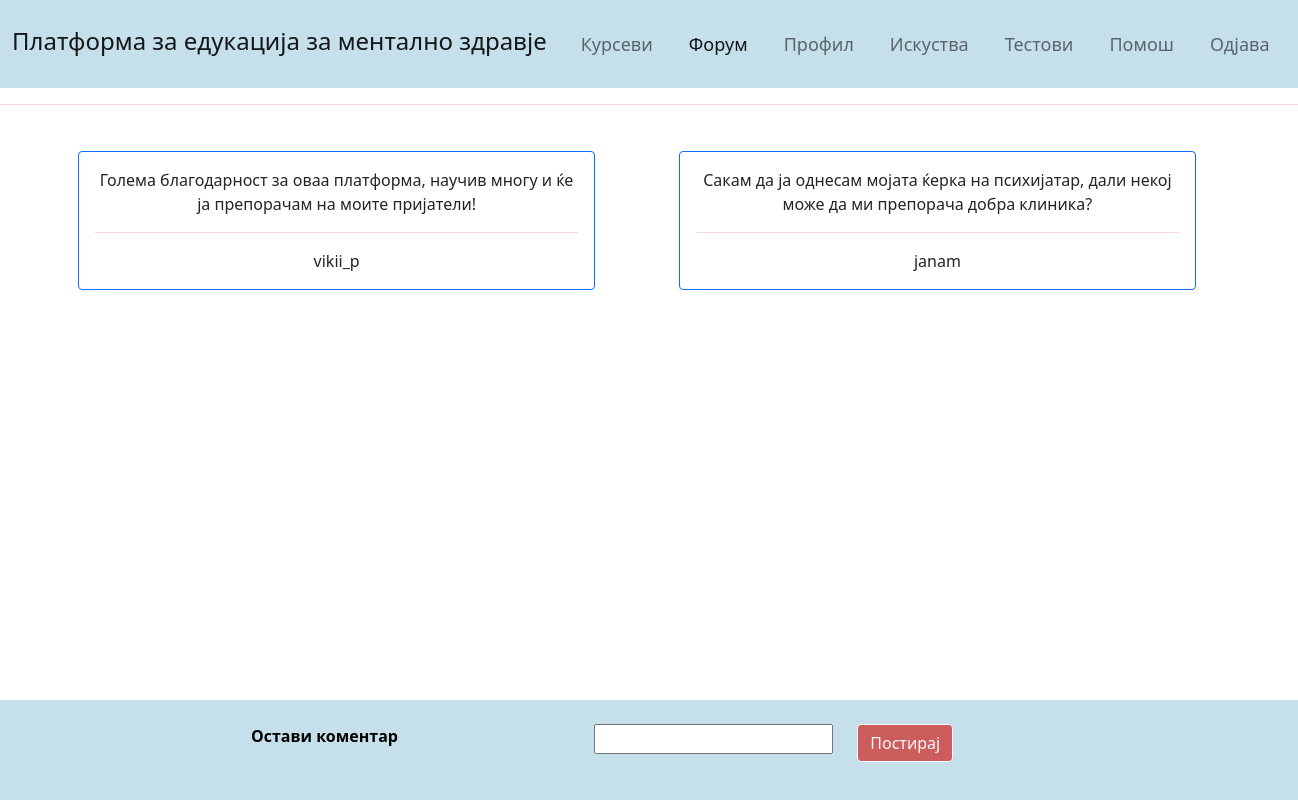
The page /forum/ (signed in) on the database its author committed.
### MentalHealthEduApp/models.py (models this page shows)
class Message(models.Model):
    content = models.CharField(max_length=500)
    date_posted = models.DateTimeField(default=timezone.now)
    author = models.ForeignKey(User, on_delete=models.CASCADE)

### MentalHealthEduApp/views.py (the view, shortened to what this page needs)
# urls.py: path('forum/', forum, name="forum"),
@login_required()
def forum(request):
    context = {"messages": Message.objects.all(), "form": MessageForm}
    return render(request, "Forum.html", context=context)

### MentalHealthEduApp/templates/Forum.html (shortened to what this page needs)
<!DOCTYPE html>
<html lang="en">
<head>
    <link href="https://cdn.jsdelivr.net/npm/bootstrap@5.0.2/dist/css/bootstrap.min.css" rel="stylesheet">
</head>
<body>
<nav class="navbar navbar-expand-lg navbar-light" style="background-color: #c5dfeb">
	  <div class="container-fluid">
		<p class="navbar-brand" style="font-size: 24px; padding-top: 15px"> Платформа за едукација за ментално здравје </p>
		<div class="collapse navbar-collapse justify-content-end" id="navbarSupportedContent">
		  <ul class="navbar-nav ">
			<li class="nav-item">
			  <a class="nav-link" href="/courses/">Курсеви</a>
			</li>
			<li class="nav-item">
			  <a class="nav-link active" aria-current="page" href="/forum/">Форум</a>
			</li>
            <li class="nav-item">
			  <a class="nav-link" href="/profile/">Профил</a>
			</li>
            <li class="nav-item">
			  <a class="nav-link" href="/experiences/">Искуства</a>
			</li>
            <li class="nav-item">
			  <a class="nav-link" href="/tests/">Тестови</a>
			</li>
            <li class="nav-item">
			  <a class="nav-link" href="/helppage/">Помош</a>
			</li>
              <li class="nav-item">
			  <a class="nav-link" href="/logout/">Одјава</a>
			</li>
		  </ul>
		</div>
	  </div>
</nav>
<hr style="color: indianred">
<div class="row justify-content-center" style="width: 100%">
<br>
{% for message in messages %}
      <div class="col-sm-5" style="margin: 30px">
        <div class="card border-primary">
          <div class="card-body">
            <p class="card-text" style="text-align: center">{{ message.content }}</p>
            <hr style="color: indianred">
            <p class="card-text" style="text-align: center">{{ message.author }}</p>
          </div>
        </div>
      </div>
{% endfor %}
</div>
</body>
<footer class="text-center text-white" style="background-color: #c5dfeb; width: 100%">
  <div class="container-fluid p-4" style="background-color: #c5dfeb; width: 100%">
        <div class="row justify-content-center" style="width: 100%">
            <div class="col-md-2" >
                  <strong style="color: black">Остави коментар</strong>
            </div>
            <div class="col-md-6">
              <form method="post">
                  <div class="row">
                  <div class="col-md-8">
                    <div class="form-outline form-white mb-4" style="text-align: right">
                      {{ form.content }}
                    </div>
                  </div>
                  <div class="col-md-4" style="text-align: left">
                    <button type="submit" class="btn btn-outline-light mb-4" style="background-color: indianred">
                      Постирај
                    </button>
                  </div>
                  </div>
                </form>
            </div>
        </div>
  </div>
</footer>
</html>

### MentalHealthEduApp/templates/Forum.html (style rules this page uses)
a { font-size: 18px; }
footer { position: fixed; height: 100px; bottom: 0; width: 100%; }
li { margin: 10px; }

### rows shown on the page
Message: content "Голема благодарност за оваа платформа, научив многу и ќе ја препорачам на моите пријатели!", author "vikii_p"
Message: content "Сакам да ја однесам мојата ќерка на психијатар, дали некој може да ми препорача добра клиника?", author "janam"
